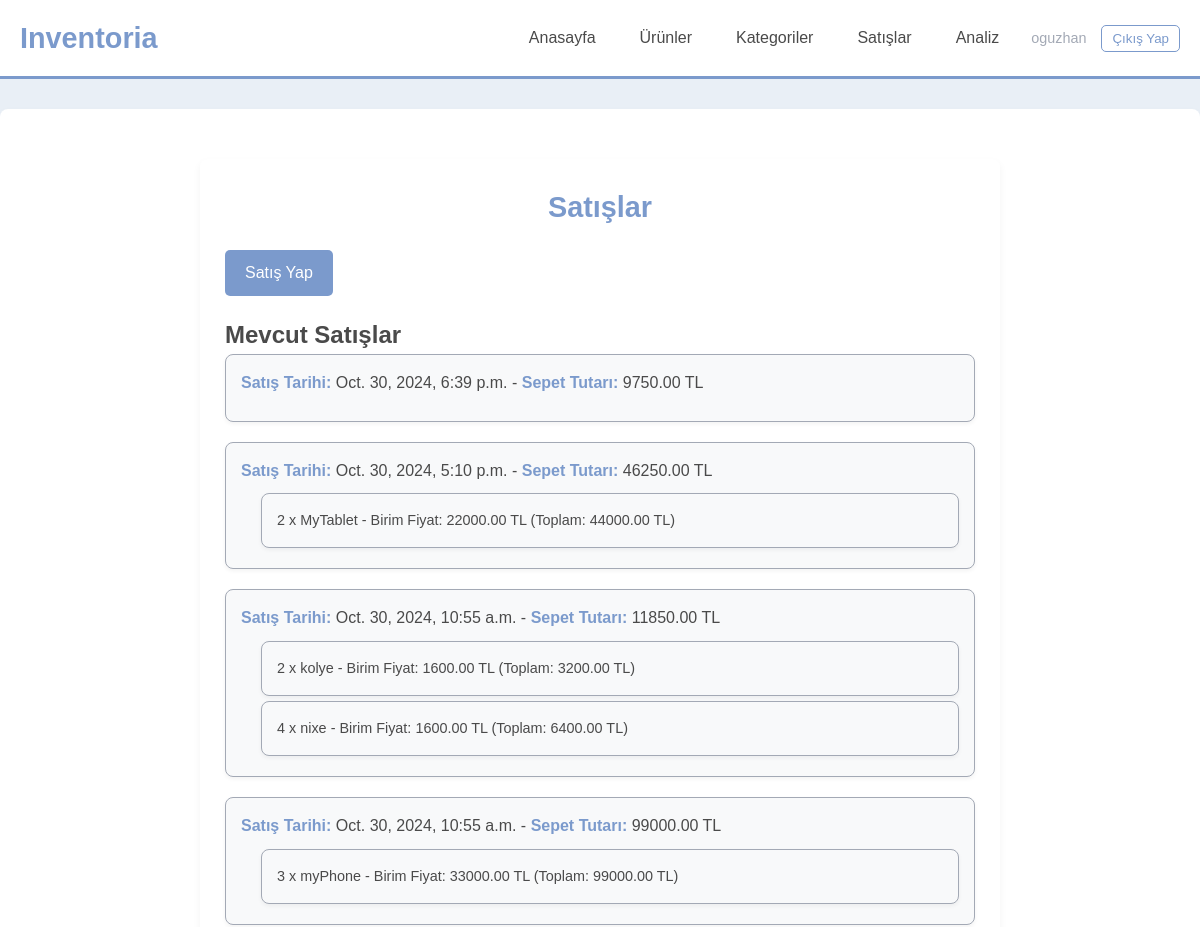
The page /sale/ (signed in, upper part) on the database as committed earlier.
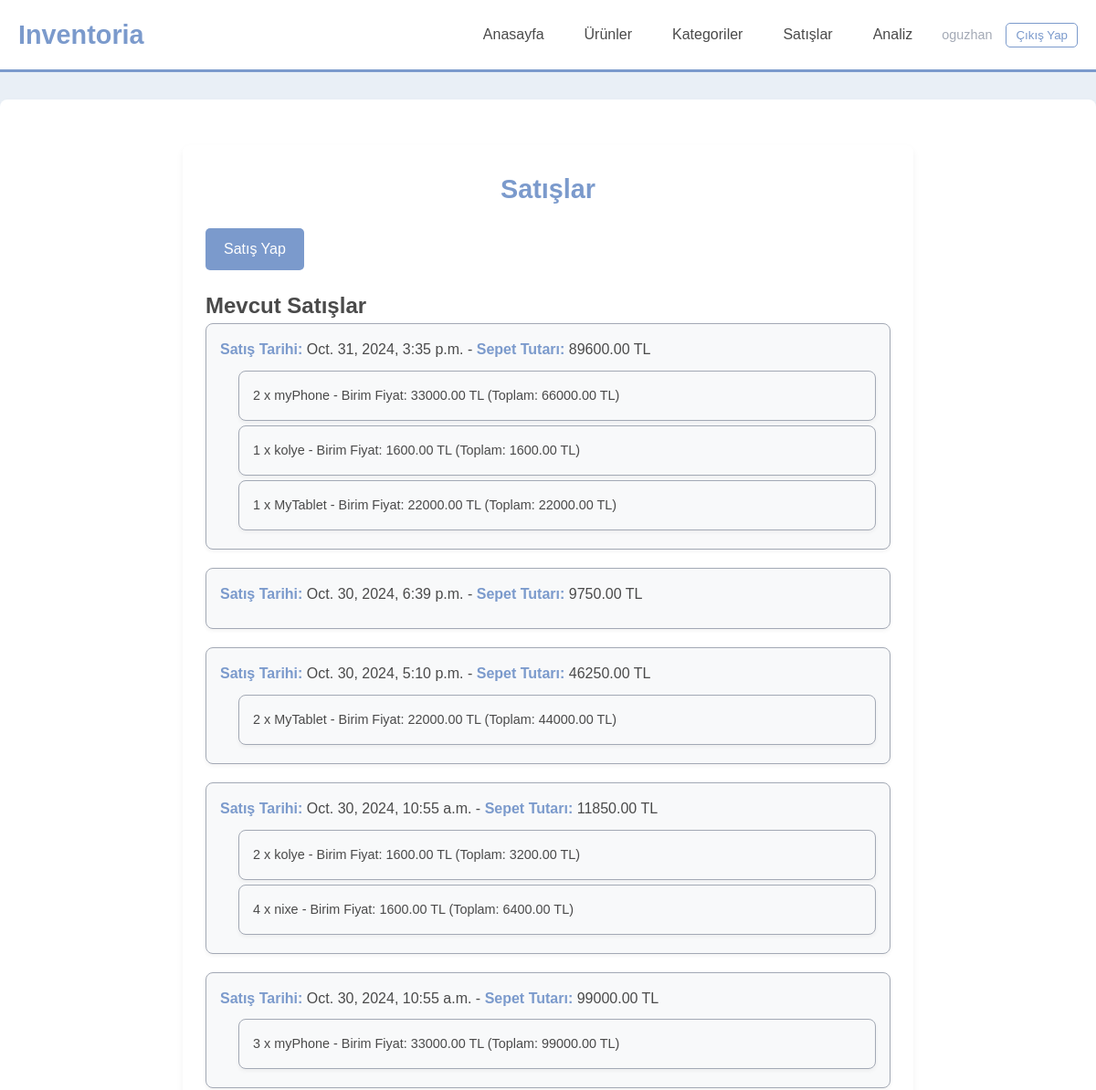
The same page on the database as committed later.
### sale/models.py (models this page shows, shortened)
class Sale(models.Model):
    user = models.ForeignKey(
        User,
        on_delete=models.CASCADE,
        help_text="User who made the sale."
    )
    total_price = models.DecimalField(
        max_digits=10,
        decimal_places=2,
        default=0.00,
        help_text="Total price of the sale."
    )
    sale_date = models.DateTimeField(
        auto_now_add=True,
        help_text="Date when the sale was made."
    )

class SaleItem(models.Model):
    sale = models.ForeignKey(
        Sale,
        on_delete=models.CASCADE,
        related_name="items",
        help_text="Sale to which this item belongs."
    )
    product = models.ForeignKey(
        Product,
        on_delete=models.CASCADE,
        help_text="Product sold."
    )
    quantity = models.PositiveIntegerField(
        help_text="Quantity of the product sold."
    )
    sale_price = models.DecimalField(
        max_digits=10,
        decimal_places=2,
        help_text="Sale price of the product."
    )

### inventory/models.py (models this page shows, shortened)
class Product(models.Model):
    owner = models.ForeignKey(
        User,
        on_delete=models.CASCADE,
        help_text="Product owner."
    )
    name = models.CharField(
        max_length=100,
        help_text="Product name."
    )
    description = models.TextField(
        help_text="Detailed product description."
    )
    cost_price = models.DecimalField(
        max_digits=10,
        decimal_places=2,
        help_text="Product cost price."
    )
    sale_price = models.DecimalField(
        max_digits=10,
        decimal_places=2,
        help_text="Product sale price."
    )
    quantity = models.PositiveIntegerField(
        default=0,
        help_text="Quantity available in stock."
    )
    category = models.ForeignKey(
        Category,
        on_delete=models.CASCADE,
        help_text="Product category."
    )
    is_active = models.BooleanField(
        default=True
    )
    created_at = models.DateTimeField(
        auto_now_add=True,
        help_text="Creation timestamp."
    )
    updated_at = models.DateTimeField(
        auto_now=True,
        help_text="Last update timestamp."
    )
    deleted_at = models.DateTimeField(
        null=True,
        blank=True,
        help_text="Timestamp when the product was deleted, if applicable."
    )

### sale/views.py (the view)
# urls.py: path('', sale_list, name='sale_list'),
@login_required
def sale_list(request):
    sales = Sale.objects.filter(user=request.user).order_by('-sale_date')
    return render(request,'sale_list.html', {'sales': sales})

### sale/templatetags/custom_filters.py (called while the page is built)
@register.filter
def unit_price(sale_price, quantity):
    if quantity > 0:
        return sale_price / quantity
    return 0

### sale/templates/sale_list.html (shortened to what this page needs)
{% extends "base.html" %}
{% load custom_filters %}
{% load static %}
{% block custom_css %}
<link rel="stylesheet" href="{% static 'css/sale/sales_page.css' %}">
{% endblock custom_css %}
{% block content %}
<div class="sales-page-container">
    <h1>Satışlar</h1>
    <a href="{% url 'sales:create_sale' %}">Satış Yap</a>
    {% if sales %}
        <h2>Mevcut Satışlar</h2>
        <ul>
            {% for sale in sales %}
                <li>
                    <strong>Satış Tarihi:</strong> {{ sale.sale_date }} -
                    <strong>Sepet Tutarı:</strong> {{ sale.total_price|floatformat:2 }} TL
                    <ul>
                        {% for item in sale.items.all %}
                            <li>
                                {{ item.quantity }} x {{ item.product.name }} -
                                Birim Fiyat: {{ item.sale_price|unit_price:item.quantity|floatformat:2 }} TL
                                (Toplam: {{ item.sale_price|floatformat:2 }} TL)
                            </li>
                        {% endfor %}
                    </ul>
                </li>
            {% endfor %}
        </ul>
    {% else %}
        <p>Satış yok.</p>
    {% endif %}
</div>
{% endblock content %}

### templates/base.html (shortened to what this page needs)
{% load static %}
<!DOCTYPE html>
<html lang="tr">
<head>
    <link rel="stylesheet" href="{% static 'css/style.css' %}">
    <link rel="stylesheet" href="{% static 'css/navbar.css' %}">
    <link rel="stylesheet" href="{% static 'css/footer.css' %}">
    {% block custom_css %}{% endblock custom_css %}
</head>
<body>
    <div class="wrapper">
        {% include "navbar.html" %}
        <main>
            <div class="content-container">
                {% block content %}{% endblock %}
            </div>
        </main>
    </div>
</body>
</html>

### templates/navbar.html (shortened to what this page needs)
<header class="nav-head">
    <nav class="navbar">
        <div class="navbar-container">
            <a href="{% url 'inventory:index' %}" class="logo">Inventoria</a>
            <ul id="nav-list" class="nav-list">
                <li><a href="{% url 'inventory:index' %}">Anasayfa</a></li>
                <li><a href="{% url 'inventory:product' %}">Ürünler</a></li>
                <li><a href="{% url 'category:list' %}">Kategoriler</a></li>
                <li><a href="{% url 'sales:sale_list' %}">Satışlar</a></li>
                <li><a href="{% url 'analysis:user_analysis' %}">Analiz</a></li>
                {% if user.is_authenticated %}
                    <li class="auth-links">
                        <span>{{ user.username }}</span>
                        <form method="POST" action="{% url 'logout' %}">
                            <button type="submit" class="logout-button">Çıkış Yap</button>
                        </form>
                    </li>
                {% else %}
                    <li><a href="{% url 'login' %}">Giriş Yap</a></li>
                    <li><a href="{% url 'users:register' %}">Kayıt Ol</a></li>
                {% endif %}
            </ul>
        </div>
    </nav>
</header>

### static/css/style.css (style rules this page uses)
:root { --primary-color: #7B9ACC; --secondary-color: #A3A9B5; --background-color: #E9EFF6; --card-background-color: #FFFFFF; --text-color: #4A4A4A; --link-hover-color: #95B9D6; }
* { margin: 0; padding: 0; box-sizing: border-box; }
body { font-family: Arial, sans-serif; background-color: var(--background-color); color: var(--text-color); line-height: 1.6; display: flex; flex-direction: column; min-height: 100vh; }
.wrapper { display: flex; flex-direction: column; flex: 1; }
main { flex: 1; }
.content-container { padding: 20px; max-width: 1200px; margin: 30px auto; background-color: var(--card-background-color); border-radius: 8px; box-shadow: 0 4px 8px rgba(0, 0, 0, 0.05); }
h1, h2, h3, h4, h5, h6 { color: var(--text-color); font-weight: 600; }
a { color: var(--primary-color); text-decoration: none; }

### static/css/navbar.css (style rules this page uses)
.nav-head { background-color: var(--card-background-color); padding: 15px 0; border-bottom: 3px solid var(--primary-color); z-index: 20; }
.navbar .navbar-container { display: flex; align-items: center; justify-content: space-between; max-width: 1200px; margin: 0 auto; padding: 0 20px; }
.logo { font-size: 1.8rem; color: var(--primary-color); font-weight: bold; text-decoration: none; }
.nav-list { display: flex; gap: 20px; list-style: none; align-items: center; transition: transform 0.3s ease; z-index: 30; }
.nav-list li a { color: var(--text-color); font-size: 1rem; padding: 8px 12px; border-radius: 5px; transition: color 0.3s, background-color 0.3s; }
.auth-links { display: flex; align-items: center; gap: 15px; }
.auth-links span { color: var(--secondary-color); font-size: 0.9rem; }
.logout-button { background-color: transparent; color: var(--primary-color); border: 1px solid var(--primary-color); padding: 5px 10px; cursor: pointer; border-radius: 5px; transition: background-color 0.3s, color 0.3s; }

### static/css/sale/sales_page.css (style rules this page uses)
.sales-page-container { max-width: 800px; margin: 30px auto; padding: 25px; background-color: var(--card-background-color); border-radius: 8px; box-shadow: 0 4px 8px rgba(0, 0, 0, 0.05); font-family: Arial, sans-serif; }
.sales-page-container h1 { color: var(--primary-color); font-size: 1.8rem; text-align: center; margin-bottom: 20px; }
.sales-page-container a { display: inline-block; padding: 10px 20px; background-color: var(--primary-color); color: #ffffff; text-decoration: none; border-radius: 5px; margin-bottom: 20px; transition: background-color 0.3s, transform 0.2s; }
.sales-page-container ul { list-style-type: none; padding: 0; margin: 0; }
.sales-page-container ul li { margin-bottom: 20px; padding: 15px; border: 1px solid var(--secondary-color); border-radius: 8px; background-color: #f8f9fa; box-shadow: 0 2px 4px rgba(0, 0, 0, 0.05); }
.sales-page-container ul li ul { margin-top: 10px; padding-left: 20px; }
.sales-page-container ul li ul li { font-size: 0.9rem; color: var(--text-color); margin: 5px 0; }
.sales-page-container ul li strong { color: var(--primary-color); font-weight: 600; }

Rows that differ between the two databases and show on the page:
added Sale: sale_date "Oct. 31, 2024, 3:35 p.m.", total_price "89600.00"
added SaleItem: quantity "2", product.name "myPhone", sale_price|unit_price "33000.00", sale_price "66000.00", shown under "Oct. 31, 2024, 3:35 p.m."
added SaleItem: quantity "1", product.name "kolye", sale_price|unit_price "1600.00", sale_price "1600.00", shown under "Oct. 31, 2024, 3:35 p.m."
added SaleItem: quantity "1", product.name "MyTablet", sale_price|unit_price "22000.00", sale_price "22000.00", shown under "Oct. 31, 2024, 3:35 p.m."
